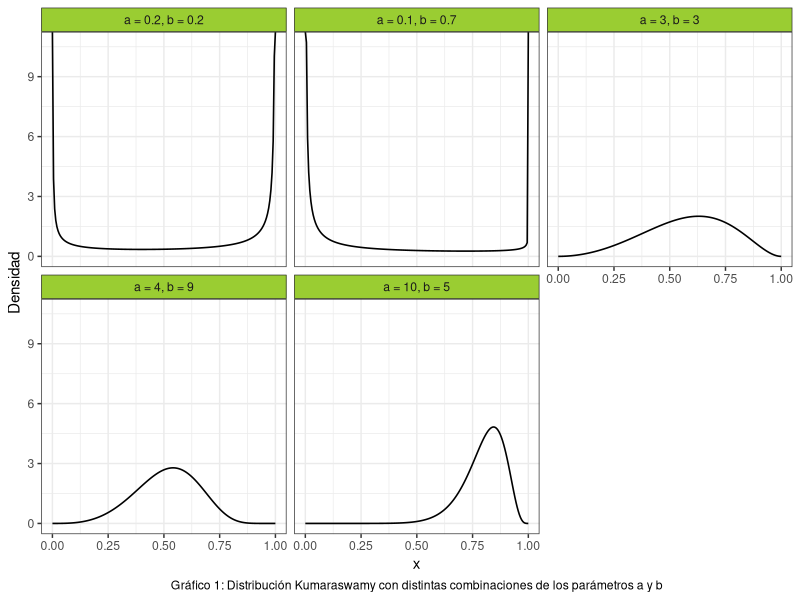
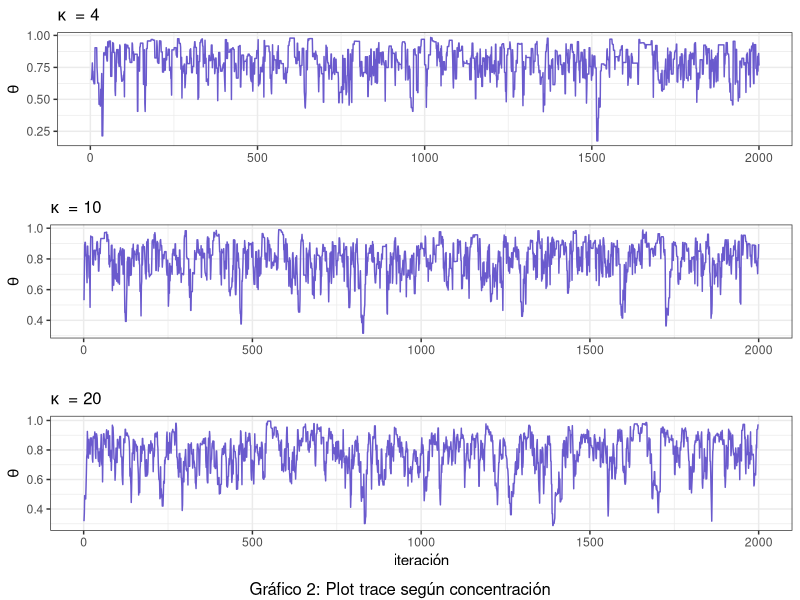
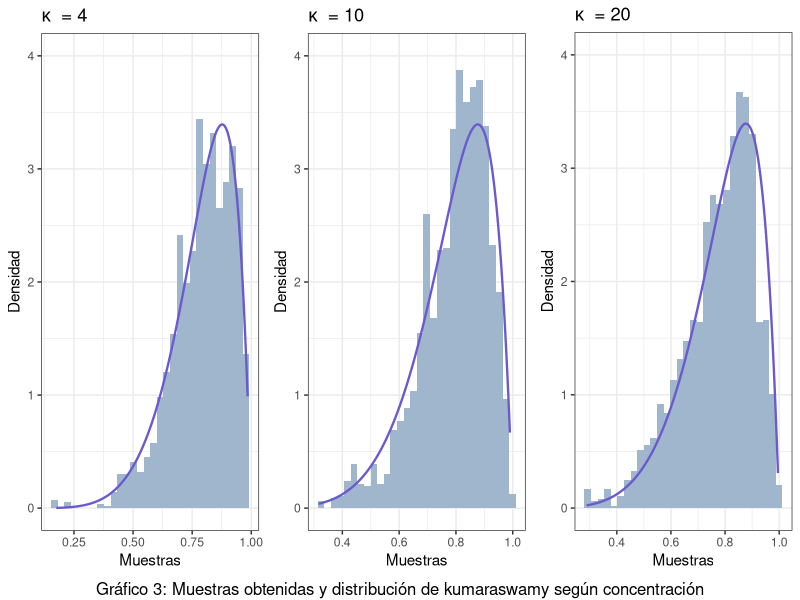
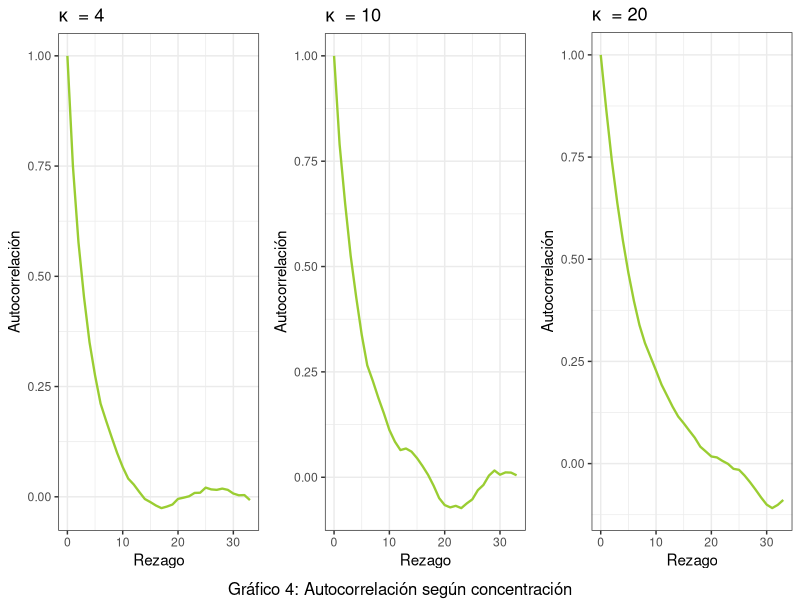
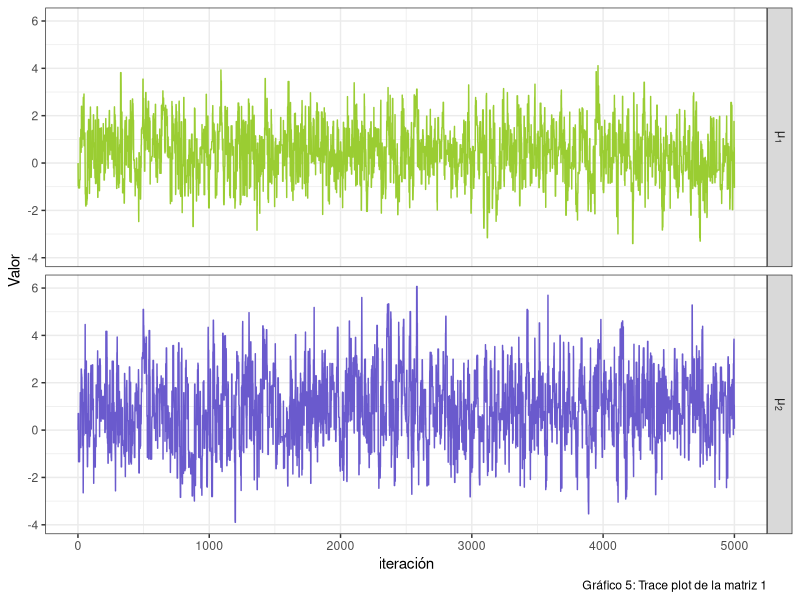
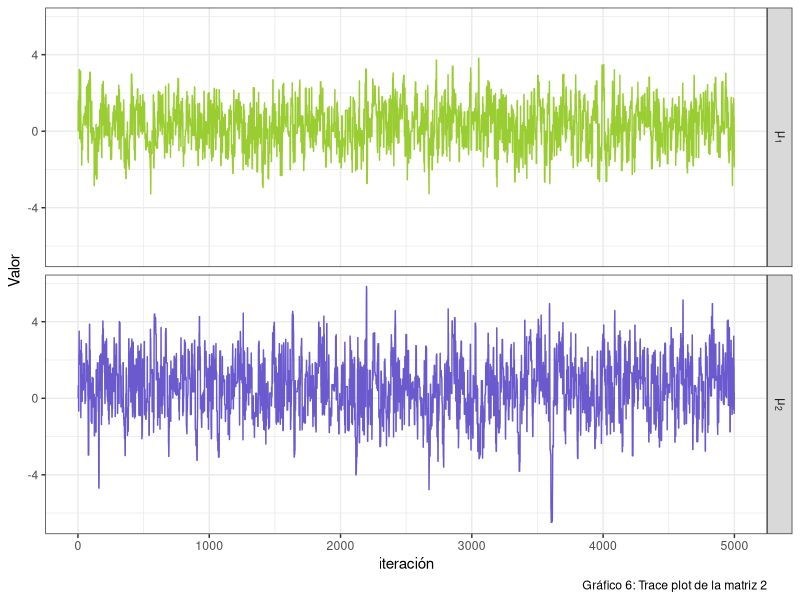
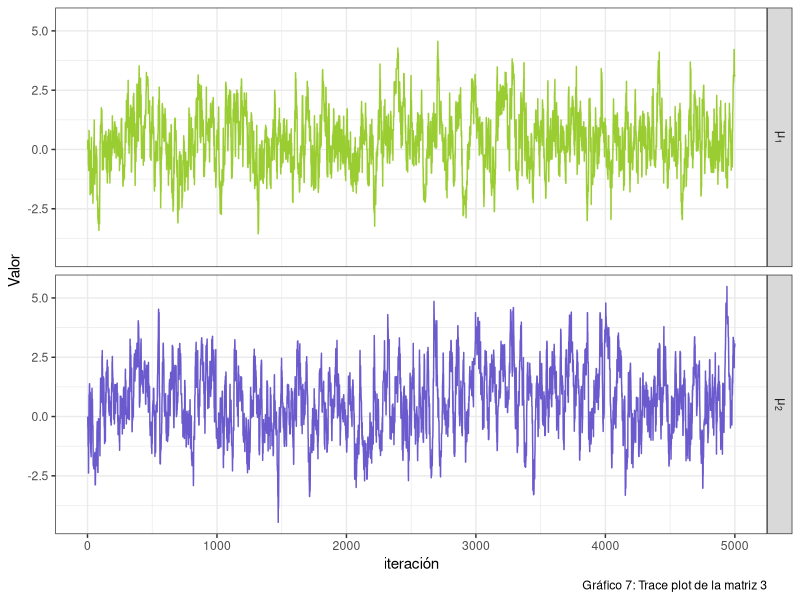
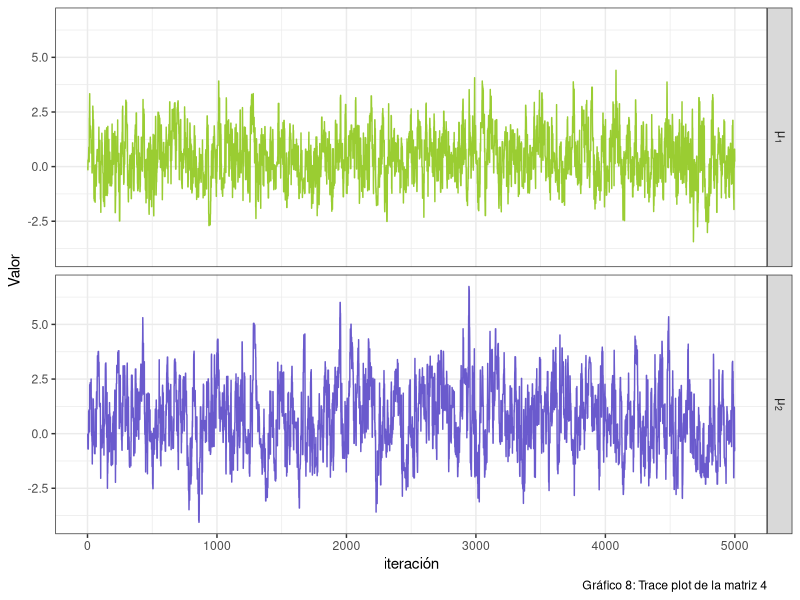

Here is the R script that generated these plots, in order:
## ---- chunk 1
#Librerias
library(ggplot2)
library(dplyr)
library(gridExtra)
library(kableExtra)
library(stats)
library(mvtnorm)
set.seed(394)
## ---- chunk 2
# Función de Metropolis-Hastings

cant_saltos <- 0  # se inicia en 0 el contador de saltos

sample_mh <- function(d_objetivo, r_propuesta, d_propuesta, p_inicial, n) {
  muestras <- matrix(nrow = n, ncol = length(p_inicial))
  muestras[1, ] <- p_inicial
  
  for(i in 2:n) {
    p_actual <- muestras[i-1,]
    p_nuevo <- r_propuesta(p_actual)
    
    f_nuevo <- d_objetivo(p_nuevo)
    f_actual <- d_objetivo(p_actual)
    
    q_actual <- d_propuesta(p_actual, mean = p_nuevo)
    q_nuevo <- d_propuesta(p_nuevo, mean = p_actual)
    
    alpha <- min(1, (f_nuevo/f_actual)*(q_actual/q_nuevo))
    aceptar <- rbinom(1, 1, alpha)
    
    if(aceptar) { 
      muestras[i,] <- p_nuevo
      cant_saltos <- cant_saltos + 1
      
    } else {
      muestras[i,] <- p_actual
    }
  }
  
  if (ncol(muestras) == 1) {
    muestras <- as.vector(muestras)
  } 
  return(list(muestras=muestras,cant_saltos=cant_saltos))
}

## ---- chunk 3
#Punto 2
# Crear grilla para los valores de "x"
grid_n <- 200
x_grid <- seq(0, 1, length.out = grid_n)

kumaraswamy <- function(x, a, b){
  a*b*(x^(a-1))*((1-(x^a))^(b-1))
}

a <- c(0.2, 0.1, 3, 4, 10)
b <- c(0.2, 0.7, 3, 9, 5)


#Creamos un data frame para graficar la distribución de Kumaraswamy:

data1 <- data.frame(
  Funcion = as.factor(rep(1:5, each = grid_n)),
  Densidad = numeric(5 * grid_n),
  Grilla = rep(x_grid, times = 5)
) 

# Completamos el data frame con las densidades:
for(i in 1:5) {
    indices <- seq(from = 1 + (i - 1) * 200, to = 200 + (i - 1) * 200)
    data1$Densidad[indices] <- kumaraswamy(x_grid, a[i], b[i])
}

# Cambiamos las etiquetas de las variables para mejorar el gráfico
levels(data1$Funcion) <- c("a = 0.2, b = 0.2",
                           "a = 0.1, b = 0.7",
                           "a = 3, b = 3",
                           "a = 4, b = 9",
                           "a = 10, b = 5")

ggplot(data = data1, aes(x = Grilla, y = Densidad)) +
  geom_line(size = 0.55) +
  facet_wrap(~Funcion) +
  theme_bw() +
  labs(x = "x",
       caption = "Gráfico 1: Distribución Kumaraswamy con distintas combinaciones de los parámetros a y b") + 
  theme(
    strip.background = element_rect(fill = "olivedrab3"),
    plot.caption = element_text(hjust = 0.5)
  )

## ---- chunk 4
#Punto 3
n3 <- 2000
concentracion3 <- c(4,10,20)
tabla3 <- data.frame ( 
  concentracion = rep(concentracion3, each = 2000),
  muestra = numeric(6000)
  )
tasa3 <- numeric(3)

for (i in 1:3) {
#Funciones a usar
d_objetivo3 <- function(x) kumaraswamy(x, 6, 2)
d_propuesta3 <- function(x, mean) dbeta(x, shape1 = mean * concentracion3[i], shape2 = (1-mean) * concentracion3[i])
r_propuesta3 <- function(x) rbeta(1, shape1 = x * concentracion3[i], shape2 = (1-x) * concentracion3[i])
#Donde x hace referencia a mu

p_inicial3 <- rbeta(1,shape1=2,shape2=2)
funcion3 <- sample_mh(d_objetivo3, r_propuesta3, d_propuesta3, p_inicial3, n3)
indices <- seq(from = 1 + (i - 1) * 2000, to = 2000 + (i - 1) * 2000)
tabla3$muestra[indices] <- funcion3$muestras

tasa3[i] <- funcion3$cant_saltos/n3
} 

#Tasa de aceptacion
  data.frame(
  Concentracion = c("4","10","20"),
  Tasa = round(tasa3, digits = 2)
) %>%
  kable(align = "c") %>%
  kable_styling(bootstrap_options = c("striped","hover","condensed"),
                latex_options = c("hold_position")) %>%
    add_header_above(c(" " = 1, "Tabla 1:Tasa de aceptación para cada concentración" = 1))
## ---- chunk 5

#Trace plots
plot_trace <- function(x){
  data.frame(x = seq_along(x), y = x) %>% 
    ggplot() +
    geom_line(aes(x = x, y = y), color = "slateblue")+
    theme_bw() +
    theme(plot.title = element_text(size = 12))
}

grafico3_2 <- plot_trace(tabla3$muestra[1:2000]) +
              labs(x = "", y = expression(theta), 
                   title = expression(kappa ~ " = 4"))
grafico3_3 <- plot_trace(tabla3$muestra[2001:4000]) +
              labs(x = "", y = expression(theta), 
                   title = expression(kappa ~ " = 10"))
grafico3_4 <- plot_trace(tabla3$muestra[4001:6000]) +
              labs(x = "iteración", y = expression(theta), 
                   title = expression(kappa ~ " = 20"))

grid.arrange(grafico3_2,grafico3_3,grafico3_4, nrow=3, bottom ="Gráfico 2: Plot trace según concentración")
## ---- chunk 6

#Histogramas
plot_hist <- function(x, d_objetivo3) {
  x_seq <- seq(min(x), max(x), length.out = n3)
  df_hist <- data.frame(x = x)
  df_line <- data.frame(x = x_seq, y = d_objetivo3(x_seq))
  
  ggplot(df_hist)+
    geom_histogram(aes(x = x, y =after_stat(density)), fill = "slategray3") +
    geom_line(aes(x = x, y = y), data = df_line, 
              color = "slateblue", size = 0.8) +
    ylim(c(0,4)) +
    theme_bw()
}

grafico3_5 <- plot_hist(tabla3$muestra[1:2000],d_objetivo3) +
  labs (x = "Muestras", y = "Densidad",
        title = expression(kappa ~ " = 4"))
grafico3_6 <- plot_hist(tabla3$muestra[2001:4000],d_objetivo3) +
  labs (x = "Muestras", y = "Densidad",
        title = expression(kappa ~ " = 10"))
grafico3_7 <- plot_hist(tabla3$muestra[4001:6000],d_objetivo3) +
  labs (x = "Muestras", y = "Densidad",
        title = expression(kappa ~ " = 20"))

grid.arrange(grafico3_5,grafico3_6,grafico3_7,nrow=1, bottom = "Gráfico 3: Muestras obtenidas y distribución de kumaraswamy según concentración")

## ---- chunk 7

#Graficos de autocorrelacion
plot_acf <- function(data, title) {
  acf_result <- acf(data, plot = FALSE)
  ggplot() +
    geom_line(aes(y = acf_result$acf, x = acf_result$lag), color = "olivedrab3", size = 0.8) +
    labs(title = title, x = "Rezago", y = "Autocorrelación") +
    theme_bw()
}


grafico3_8 <- plot_acf(tabla3$muestra[1:2000],
                       expression(kappa ~ " = 4"))
grafico3_9 <- plot_acf(tabla3$muestra[2001:4000], 
                       expression(kappa ~ " = 10"))
grafico3_10 <- plot_acf(tabla3$muestra[4001:6000], 
                        expression(kappa ~ " = 20"))

grid.arrange(grafico3_8,grafico3_9,grafico3_10,nrow=1,  bottom = "Gráfico 4: Autocorrelación según concentración")

## ---- chunk 8
#Punto 4
muestra4_1 <- tabla3$muestra[1:2000]
muestra4_2 <- tabla3$muestra[2001:4000]
muestra4_3 <- tabla3$muestra[4001:6000]

#Calculo de la media y los percentiles 5 y 95 para X:
data.frame(
  Muestra = c("1", "2", "3"),
  Concentración = c("k=4", "k=10", "k=20"),
  Medias = round(c(mean(muestra4_1), mean(muestra4_2), mean(muestra4_3)), digits = 2),
  Percentil_5 = round(c(quantile(muestra4_1, prob = c(0.05)),
                  quantile(muestra4_2, prob = c(0.05)),
                  quantile(muestra4_3, prob = c(0.05))
                  ), digits = 2),
  Percentil_95 = round(c(quantile(muestra4_1, prob = c(0.95)),
                  quantile(muestra4_2, prob = c(0.95)),
                  quantile(muestra4_3, prob = c(0.95))
                  ), digits = 2)
) %>%
  kable(align = "c", col.names = c("Muestra", "Concentración", "Media", "Percentil del 5%", "Percentil del 95%")) %>%
  kable_styling(bootstrap_options = c("striped","hover","condensed"),
                latex_options = c("hold_position")) %>%
  add_header_above(c(" " = 2, "Tabla 2: Media y percentiles de X" = 3))
## ---- chunk 9
#Cálculo de la media y los percentiles 5 y 95 para logit(X):
l_m1 <- log((muestra4_1/(1-muestra4_1)))
l_m2 <- log((muestra4_2/(1-muestra4_2)))
l_m3 <- log((muestra4_3/(1-muestra4_3)))



data.frame(
  Muestra = c("1", "2", "3"),
  Concentración = c("k=4", "k=10", "k=20"),
  Medias = round(c(mean(l_m1), mean(l_m2), mean(l_m3)), digits = 2),
  Percentil_5 = round(c(quantile(l_m1, prob = c(0.05)),
                  quantile(l_m2, prob = c(0.05)),
                  quantile(l_m3, prob = c(0.05))), digits = 2),
  Percentil_95 = round(c(quantile(l_m1, prob = c(0.95)),
                   quantile(l_m2, prob = c(0.95)),
                   quantile(l_m3, prob = c(0.95))), digits = 2)
  ) %>%
  kable(align = "c", col.names = c("Muestra", "Concentración", "Media", "Percentil del 5%", "Percentil del 95%")) %>%
  kable_styling(bootstrap_options = c("striped","hover","condensed"),
                latex_options = c("hold_position")) %>%
  add_header_above(c(" " = 2, "Tabla 3: Media y percentiles de logit(X)" = 3))
## ---- chunk 10
#Paso 7

# Funciones a utilizar

#1.Trace plot
plot_trace <- function(x, y) {
  n <- length(x)
  df <- data.frame(
    x = rep(1:n, 2),
    y = c(x,y),
    parametro = factor(rep(1:2, each = n), labels = c(expression(mu[1]), expression(mu[2]))) 
  )
  
  ggplot(df) +
    geom_line(aes(x = x, y = y, color = parametro)) +
    facet_wrap(~parametro, labeller = label_parsed,
               nrow = 2, strip.position = "right") +
    scale_color_manual(values = c("olivedrab3","slateblue")) +
    labs(x = "iteración", y = "Valor") +
    theme_bw()
}



#2. Número efectivo de muestras
n_eff <- function(muestras){
  S <- length(muestras)
  autocorr <- acf(muestras, plot = F, lag = Inf)$acf
  limite <- which((autocorr < 0.001))[1] #sumamos hasta ese valor
  denom <- 1 + 2 * sum(autocorr[2:limite])
  
  S/denom
  
}


n7 <- 5000
funcion7_1 <- function(matriz_cov) {
    d_objetivo7 <- function(x) dmvnorm(x,c(0.4,0.75),matrix(c(1.35,0.4,0.4,2.4),nrow=2))
    d_propuesta7 <- function(x, mean) dmvnorm(x,mean = mean ,sigma = matriz_cov)
    r_propuesta7 <- function(x) rmvnorm(1, mean = x, sigma = matriz_cov)  


funcion7 <- sample_mh(d_objetivo7,r_propuesta7,d_propuesta7,c(0,0),n7)
muestra7 <- funcion7$muestras
grafico7_1 <- plot_trace(muestra7[,1],muestra7[,2])
n_eff7_1 <- n_eff(muestra7[,1])
n_eff7_2 <- n_eff(muestra7[,2])
 return(list(grafico = grafico7_1, n1 = n_eff7_1, n2 = n_eff7_2,
             muestra7 = muestra7))

}

#Evalucación de diferentes matrices de variancia y covariancia
matriz1 <- funcion7_1(matrix(c(2, 0.5, 0.5, 3), nrow = 2))
matriz2 <- funcion7_1(matrix(c(2, 0, 0, 3), nrow = 2))
matriz3 <- funcion7_1(matrix(c(0.4, 0, 0, 0.4), nrow = 2))
matriz4 <- funcion7_1(matrix(c(1, 0, 0, 1), nrow = 2))
matriz5 <- funcion7_1(matrix(c(5, 0, 0, 6), nrow = 2))

matriz1$grafico + labs(caption = "Gráfico 5: Trace plot de la matriz 1") +
    theme(legend.position = "none")
matriz2$grafico + labs(caption = "Gráfico 6: Trace plot de la matriz 2") +
    theme(legend.position = "none")
matriz3$grafico + labs(caption = "Gráfico 7: Trace plot de la matriz 3") +
    theme(legend.position = "none")
matriz4$grafico + labs(caption = "Gráfico 8: Trace plot de la matriz 4") +
    theme(legend.position = "none")
matriz5$grafico + labs(caption = "Gráfico 9: Trace plot de la matriz 5") +
    theme(legend.position = "none")

## ---- chunk 11

data.frame(
  Matriz = c("1", "2", "3", "4", "5"),
  Num_efectivo_p1 = round(c(matriz1$n1, matriz2$n1, matriz3$n1, matriz4$n1, matriz5$n1), digits = 2),
  Num_efectivo_p2 = round(c(matriz1$n2, matriz2$n2, matriz3$n2, matriz4$n2, matriz5$n2), digits = 2)
  ) %>%
  kable(align = "c",col.names = c("Matriz", "mu_1", "mu_2")) %>%
  kable_styling(bootstrap_options = c("striped","hover","condensed"),
                latex_options = c("hold_position")) %>%
  add_header_above(c(" " = 1,"Tabla 4: Números efectivos de muestras para\ncada matriz y cada parámetro" = 2))

#Nos quedamos con la ultima matriz.
## ---- chunk 12
#Punto 8: se calculan las probabilidades con la última matriz de var y cov.
muestra7 <- as.data.frame(matriz5$muestra7)
colnames(muestra7) <- c("X", "Y")

#Probabilidades estimadas
#Probabilidad n°1:
prob1 <- muestra7 %>% 
  filter(X > 1) %>% 
  count(Y < 0)

p1 <- prob1$n[2]/(n7)


#Probabilidad n°2:
prob2 <- muestra7 %>% 
  filter(X > 1) %>% 
  count(Y > 2)

p2 <- prob2$n[2]/(n7)



#Probabilidad n°3:
prob3 <- muestra7 %>% 
  filter(X > 0.4) %>% 
  count(Y > 0.75)

p3 <- prob3$n[2]/(n7)



#Probabilidades reales:

#Probabilidad n°1:
p4 <- pmvnorm(lower = c(1, -Inf), upper = c(Inf, 0), 
        mean = c(0.4, 0.75), sigma = matrix(c(1.35, 0.4, 0.4, 2.4), nrow = 2))

#Cómo funcionan "lower" y "upper"? 
#"lower" es un vector que indica los limites inferiores de cada variable: 1 para X y -Infinito para Y; "upper" funciona de manera igual.


#Probabilidad n°2:
p5 <- pmvnorm(lower = c(1, 2), upper = c(Inf, Inf), 
        mean = c(0.4, 0.75), sigma = matrix(c(1.35, 0.4, 0.4, 2.4), nrow = 2))



#Probabilidad n°3:
p6 <- pmvnorm(lower = c(0.4, 0.75), upper = c(Inf, Inf), 
        mean = c(0.4, 0.75), sigma = matrix(c(1.35, 0.4, 0.4, 2.4), nrow = 2))

data.frame (
  Probabilidad = c("i","ii","iii"),
  Estimada = round(c(p1,p2,p3), digits = 2),
  Real = round(c(p4,p5,p6), digits = 2)
) %>%
  kable(align = "c") %>%
  kable_styling(bootstrap_options = c("striped","hover","condensed"),
                latex_options = c("hold_position")) %>%
  add_header_above(c(" " = 1, "Tabla 5: Probabilidades estimadas y reales" = 2))
## ---- chunk 13
#Punto 9

p_estrella <- function(x, a, b){
  exp(-((((a - x[1])^2) + b * ((x[2] - x[1])^2))^2))
}



n9 <- 5000

funcion9_1 <- function(matriz_cov) {
    d_objetivo9 <- function(x) p_estrella(x, 0.5, 5)
    d_propuesta9 <- function(x, mean) dmvnorm(x, mean = mean, sigma = matriz_cov)
    r_propuesta9 <- function(x) rmvnorm(1, mean = x, sigma = matriz_cov)  
    
    funcion9 <- sample_mh(d_objetivo9,r_propuesta9,d_propuesta9,c(0,0),n9)
    muestra9 <- funcion9$muestras
    grafico9_1 <- plot_trace(muestra9[,1],muestra9[,2])
    
    n_eff9_1 <- n_eff(muestra9[,1])
    n_eff9_2 <- n_eff(muestra9[,2])
    tasa9 <- funcion9$cant_saltos/n9
    autocorr_1 <- acf(muestra9[,1], plot = F)
    autocorr_2 <- acf(muestra9[,2], plot = F)
    
    return(list(grafico = grafico9_1, n1 = n_eff9_1, n2 = n_eff9_2,
             muestra9 = muestra9, tasa9 = tasa9, autocorr_p1 = autocorr_1,
             autocorr_p2 = autocorr_2))

}


matriz1 <- funcion9_1(matrix(c(0.3, 0.1, 0.1, 0.2), nrow = 2))
matriz2 <- funcion9_1(matrix(c(2, 0, 0, 2), nrow = 2))
matriz3 <- funcion9_1(matrix(c(4, 1, 1, 4), nrow = 2))



grafico9_1_1 <- ggplot()+
  geom_line(aes(y = matriz1$autocorr_p1$acf, x = matriz1$autocorr_p1$lag),
            color = "olivedrab3", size = 0.8) +
  theme_bw() +
  theme(plot.title = element_text(hjust = 0.5)) +
  labs (title = "Matiz 1 ", x = "Rezago", y = "Autocorrelación")

grafico9_1_2 <- ggplot()+
  geom_line(aes(y = matriz1$autocorr_p2$acf, x = matriz1$autocorr_p2$lag),
            color="slateblue", size = 0.8) +
  theme_bw() +
  theme(plot.title = element_text(hjust = 0.5)) +
  labs (title = "Matriz 1", x = "Rezago", y = "Autocorrelación")



grafico9_2_1 <- ggplot()+
  geom_line(aes(y = matriz2$autocorr_p1$acf, x = matriz2$autocorr_p1$lag),
            color = "olivedrab3", size = 0.8) +
  theme_bw() +
  theme(plot.title = element_text(hjust = 0.5)) +
  labs (title = "Matriz 2 ", x = "Rezago", y = "Autocorrelación")

grafico9_2_2 <- ggplot()+
  geom_line(aes(y = matriz2$autocorr_p2$acf, x = matriz2$autocorr_p2$lag),
            color = "slateblue", size = 0.8) +
  theme_bw()  +
  theme(plot.title = element_text(hjust = 0.5)) +
  labs (title = "Matriz 2", x = "Rezago", y = "Autocorrelación")

grafico9_3_1 <- ggplot()+
  geom_line(aes(y = matriz3$autocorr_p1$acf, x = matriz3$autocorr_p1$lag),
            color = "olivedrab3", size = 0.8) +
  theme_bw() +
  theme(plot.title = element_text(hjust = 0.5)) +
  labs (title = "Matriz 3", x = "Rezago", y = "Autocorrelación")


grafico9_3_2 <- ggplot()+
  geom_line(aes(y = matriz3$autocorr_p2$acf, x = matriz3$autocorr_p2$lag),
            color = "slateblue", size = 0.8) +
  theme_bw() +
  theme(plot.title = element_text(hjust = 0.5)) +
  labs (title = "Matriz 3", x = "Rezago", y = "Autocorrelación")
## ---- chunk 14
matriz1$grafico + theme(legend.position = "none") + ggtitle("Matriz 1") + labs(caption = "Gráfico 10: Plot trace de la matriz 1")
matriz3$grafico + labs(caption = "Gráfico 11: Plot trace de la matriz 3") + 
  theme(legend.position = "none") + ggtitle("Matriz 3")
## ---- chunk 15
data.frame(
  Matriz = c("1", "2", "3"),
  Tasa = round(c(matriz1$tasa9, matriz2$tasa9, matriz3$tasa9), digits = 2)
) %>%
  kable(align = "c", booktabs = TRUE) %>%
  kable_styling(bootstrap_options = c("striped","hover","condensed")) %>%
  add_header_above(c(" " = 1, "Tabla 6: Tasa de aceptación según matriz de variancias y covariancias" = 1))
## ---- chunk 16
grid.arrange(grafico9_1_1, grafico9_2_1, grafico9_3_1, ncol = 3, 
             bottom = "Gráfico 12: Autocorrelación de las muestras del parámetro a")
grid.arrange(grafico9_1_2, grafico9_2_2, grafico9_3_2, ncol = 3, 
             bottom = "Gráfico 13: Autocorrelación de las muestras del parámetro b")
## ---- chunk 17
#Punto 10
muestra9 <- as.data.frame(matriz1$muestra9)
colnames(muestra9) <- c("X", "Y")

#Probabilidades estimadas
#Probabilidad n°1:
prob1 <- muestra9 %>% 
  filter(X > 0 & X < 1 ) %>% 
  count(Y < 1 & Y > 0)

p1 <- prob1$n[2]/(n9)



#Probabilidad n°2:
prob2 <- muestra9 %>% 
  filter(X > -1 & X < 0 ) %>% 
  count(Y < 1 & Y > 0)

p2 <- prob2$n[2]/(n9)




#Probabilidad n°3:
prob3 <- muestra9 %>% 
  filter(X > 1 & X < 2 ) %>% 
  count(Y < 3 & Y > 2)

prob3$n[2]/(n9)


p3 <- prob3$n[2]/(n9)
p3 <- 0

## ---- chunk 18
# Punto 11
# Calculo P(0<X1<1, 0<X2<1)

k <- 10000
u <- matrix(runif(k*2), ncol = 2)
p_estrella_eval <- numeric(k)

for (i in 1:k) {
  p_estrella_eval[i] <- p_estrella(u[i,], 0.5, 5)
}

rdo_prob1 <- mean(p_estrella_eval)

# Calculo P(-1<X1<0, 0<X2<1)

u <- matrix(c(runif(k, min = -1, max = 0),
              runif(k, min = 0, max = 1)),
            ncol = 2)

for (i in 1:k) {
  p_estrella_eval[i] <- p_estrella(u[i,], 0.5, 5)
}

rdo_prob2 <- mean(p_estrella_eval)

# Calculo P(1<X1<2, 2<X2<3)

u <- matrix(c(runif(k, min = 1, max = 2),
              runif(k, min = 2, max = 3)),
            ncol = 2)

for (i in 1:k) {
  p_estrella_eval[i] <- p_estrella(u[i,], 0.5, 5)
}

rdo_prob3 <- mean(p_estrella_eval)
## ---- chunk 19
data.frame (
  Probabilidad = c("i","ii","iii"),
  Muestra = round(c(p1,p2,p3), digits = 2),
  Monte_Carlo = round(c(rdo_prob1,rdo_prob2,rdo_prob3), digits = 2)
) %>%
  kable(align = "c", col.names = c("Probabilidad", "Muestra", "Monte-Carlo")) %>%
  kable_styling(bootstrap_options = c("striped","hover","condensed"),
                latex_options = c("hold_position")) %>%
  add_header_above(c(" " = 1, "Tabla 7: Probabilidades estimadas por la muestra y el método de Monte-Carlo" = 2))
